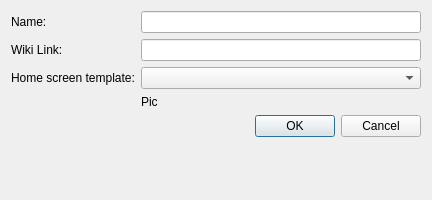
<?xml version="1.0" encoding="UTF-8"?>
<ui version="4.0">
 <class>Dialog</class>
 <widget class="QDialog" name="Dialog">
  <property name="geometry">
   <rect>
    <x>0</x>
    <y>0</y>
    <width>432</width>
    <height>200</height>
   </rect>
  </property>
  <property name="windowTitle">
   <string>Dialog</string>
  </property>
  <layout class="QFormLayout" name="formLayout">
   <property name="fieldGrowthPolicy">
    <enum>QFormLayout::ExpandingFieldsGrow</enum>
   </property>
   <item row="0" column="0">
    <widget class="QLabel" name="label">
     <property name="text">
      <string>Name:</string>
     </property>
    </widget>
   </item>
   <item row="0" column="1">
    <widget class="QLineEdit" name="nameEdit"/>
   </item>
   <item row="1" column="0">
    <widget class="QLabel" name="label_3">
     <property name="text">
      <string>Wiki Link:</string>
     </property>
    </widget>
   </item>
   <item row="1" column="1">
    <widget class="QLineEdit" name="wikiLinkEdit"/>
   </item>
   <item row="2" column="0">
    <widget class="QLabel" name="homeScreenLabel">
     <property name="text">
      <string>Home screen template:</string>
     </property>
    </widget>
   </item>
   <item row="2" column="1">
    <widget class="QComboBox" name="templateComboBox">
     <property name="sizePolicy">
      <sizepolicy hsizetype="Expanding" vsizetype="Fixed">
       <horstretch>0</horstretch>
       <verstretch>0</verstretch>
      </sizepolicy>
     </property>
    </widget>
   </item>
   <item row="3" column="1">
    <widget class="QLabel" name="pictureLabel">
     <property name="sizePolicy">
      <sizepolicy hsizetype="Maximum" vsizetype="Maximum">
       <horstretch>0</horstretch>
       <verstretch>0</verstretch>
      </sizepolicy>
     </property>
     <property name="maximumSize">
      <size>
       <width>640</width>
       <height>400</height>
      </size>
     </property>
     <property name="text">
      <string>Pic</string>
     </property>
     <property name="scaledContents">
      <bool>true</bool>
     </property>
    </widget>
   </item>
   <item row="4" column="0" colspan="2">
    <widget class="QDialogButtonBox" name="buttonBox">
     <property name="orientation">
      <enum>Qt::Horizontal</enum>
     </property>
     <property name="standardButtons">
      <set>QDialogButtonBox::Cancel|QDialogButtonBox::Ok</set>
     </property>
    </widget>
   </item>
  </layout>
 </widget>
 <resources/>
 <connections>
  <connection>
   <sender>buttonBox</sender>
   <signal>accepted()</signal>
   <receiver>Dialog</receiver>
   <slot>accept()</slot>
   <hints>
    <hint type="sourcelabel">
     <x>248</x>
     <y>254</y>
    </hint>
    <hint type="destinationlabel">
     <x>157</x>
     <y>274</y>
    </hint>
   </hints>
  </connection>
  <connection>
   <sender>buttonBox</sender>
   <signal>rejected()</signal>
   <receiver>Dialog</receiver>
   <slot>reject()</slot>
   <hints>
    <hint type="sourcelabel">
     <x>316</x>
     <y>260</y>
    </hint>
    <hint type="destinationlabel">
     <x>286</x>
     <y>274</y>
    </hint>
   </hints>
  </connection>
 </connections>
</ui>
